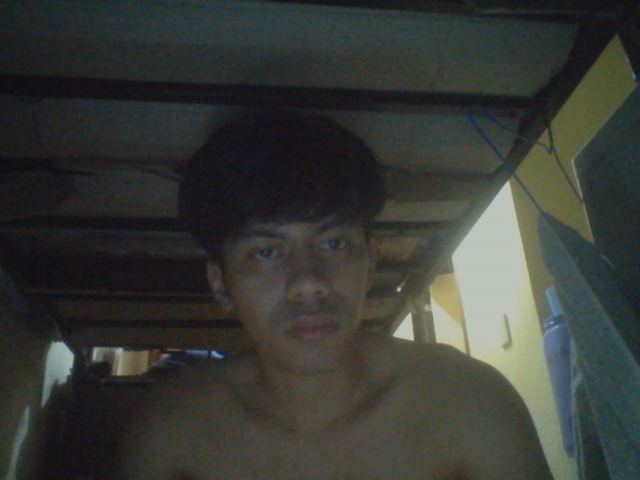
#> input picture Face Recognition/Face Recognition/captured_image.png, 640 x 480 px, given in place of the camera
$ python 'Face Detection2.py'
#> lines starting #> are read from the running program, lines starting #| are printed output that depends on the picture; after the words box and inside, x2 and y2 are one past the last pixel; in counts of white or black regions, pixels touching at a corner belong together
# -*- coding: utf-8 -*-

import cv2
import os
import numpy as np

# Create a directory to save the images
output_dir = 'Emotions'
if not os.path.exists(output_dir):
    os.makedirs(output_dir)

# Load the pre-trained face detection classifier (Haar Cascade)
face_cascade = cv2.CascadeClassifier(cv2.data.haarcascades + 'haarcascade_frontalface_default.xml')

# Initialize the video capture
cap = cv2.VideoCapture(0)  # Use 0 for the default camera, or specify the video file path

# Counter for saved images
image_count = 0

# Define the size for the captured face images
image_size = (200, 200)

while True:
    ret, frame = cap.read()
#> frame is the input picture: shape (480, 640, 3); mean B, G, R 53.5, 58.1, 55.5

    if not ret:
        print("Failed to capture video feed")
        break

    # Convert the frame to grayscale
    gray = cv2.cvtColor(frame, cv2.COLOR_BGR2GRAY)
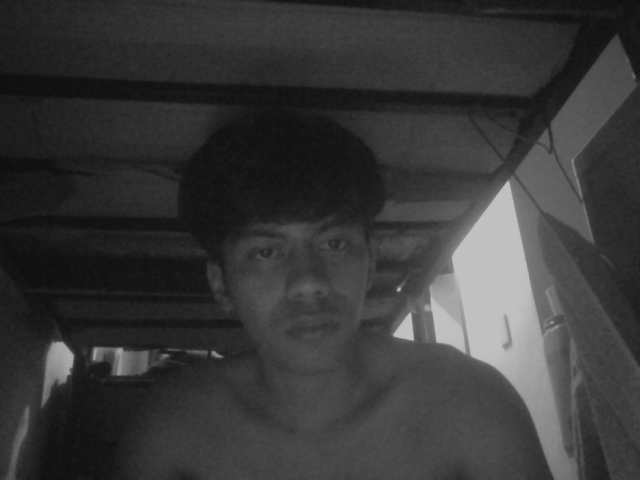
#> gray: shape (480, 640); min 12, max 193, mean 56.8

    # Perform face detection
    faces = face_cascade.detectMultiScale(gray, scaleFactor=1.1, minNeighbors=5, minSize=(30, 30))
#> faces = [[214, 196, 174, 174]]

    for (x, y, w, h) in faces:
        # Crop and resize the detected face
        face = cv2.resize(gray[y:y + h, x:x + w], image_size)

        # Check if the w is pressed and save the face image in .png format
        if cv2.waitKey(1) & 0xFF == ord('w'):
            image_count += 1
            image_name = os.path.join(output_dir, f"face_{image_count}.png")
            cv2.imwrite(image_name, face)

        # Display the detected face with a rectangle
        cv2.rectangle(frame, (x, y), (x + w, y + h), (0, 255, 0), 3)
#> this loop made 1 pass; (key q is pressed on pass 1)
#> pass 1, `face = cv2.resize(gray[y:y + h, x:x + w], image_size)`:
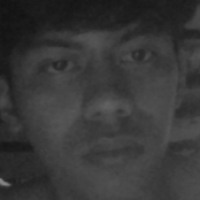
#> face: shape (200, 200); min 18, max 134, mean 55.6
#> after the loop:
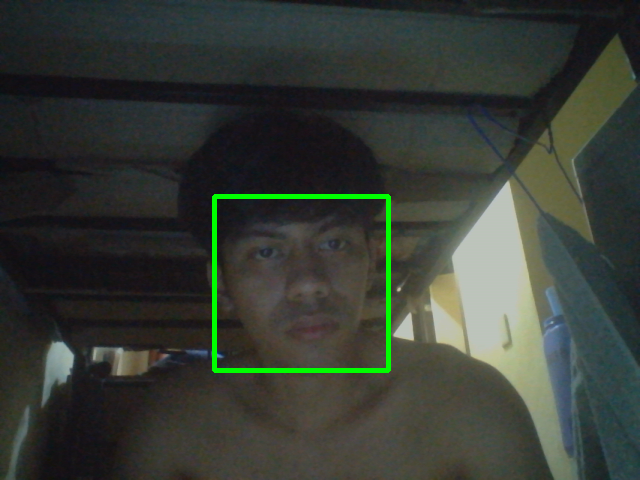
#> frame: shape (480, 640, 3); 1.13% of pixels changed, all inside (x1, y1, x2, y2) = (212, 194, 391, 373)
#> after the loop, image_count = 0

    cv2.imshow('Face Detection', frame)

    # Exit the loop on pressing the 'q' key
    if cv2.waitKey(1) & 0xFF == ord('q'):
#> (key q is pressed here)
        break

# Release the video capture and close all windows
cap.release()
cv2.destroyAllWindows()
